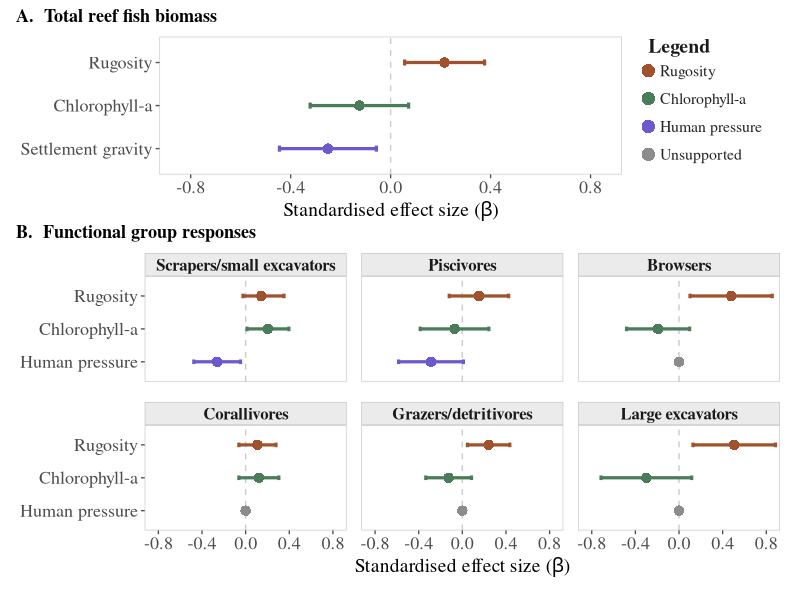
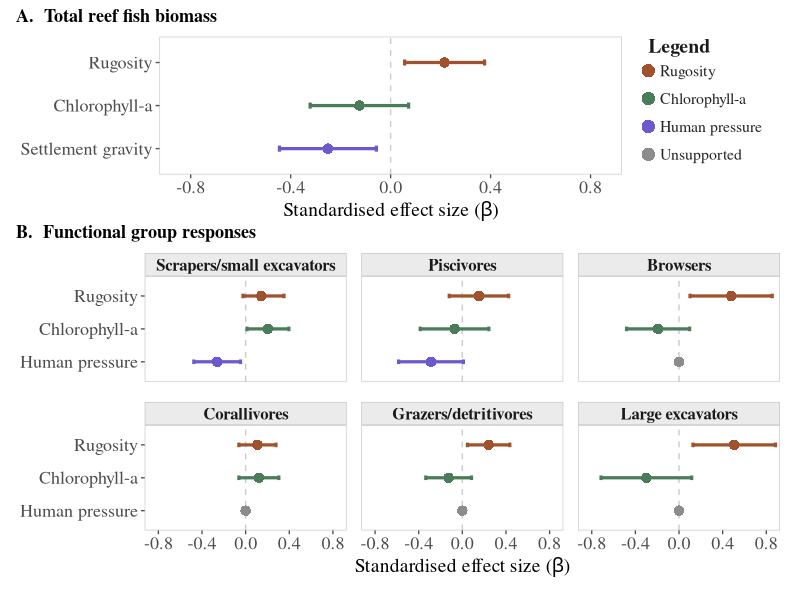
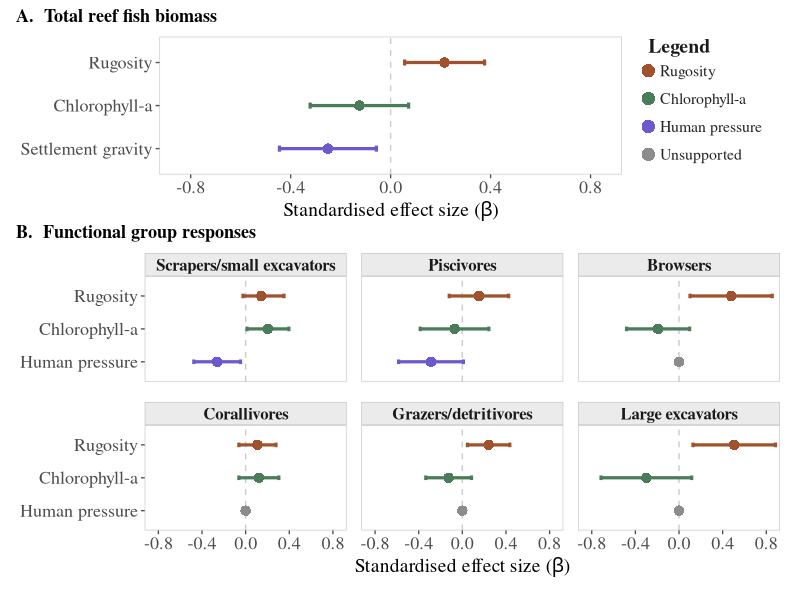

Here is the R script that generated these plots, in order:
# Packages
library(ggplot2)
library(dplyr)
library(tibble)
library(patchwork)
library(cowplot)

font <- "serif"

pred_cols <- c(
  "Rugosity"           = "#A0522D",
  "Chlorophyll-a"      = "#4A7C59",
  "Settlement gravity" = "#6A5ACD",
  "Human pressure"     = "#6A5ACD"
)

x_scale <- scale_x_continuous(
  limits = c(-0.925, 0.925),
  breaks = c(-0.8, -0.4, 0, 0.4, 0.8),
  expand = expansion(mult = c(0, 0))
)

base_panel_theme <- theme_classic(base_family = font) +
  theme(
    axis.title.x     = element_text(size = 14),
    axis.text.y      = element_text(size = 13),
    axis.text.x      = element_text(size = 13),
    axis.line        = element_blank(),
    axis.ticks       = element_line(linewidth = 0.45, color = "grey30"),
    panel.border     = element_rect(color = "grey75", fill = NA, linewidth = 0.4),
    panel.background = element_rect(fill = "white", color = NA),
    plot.background  = element_rect(fill = "white", color = NA),
    legend.position  = "none",
    plot.margin      = margin(4, 4, 4, 4),
    strip.background = element_rect(fill = "grey92", color = "grey75", linewidth = 0.4),
    strip.text       = element_text(size = 12, face = "bold", family = font,
                                    margin = margin(3, 0, 3, 0))
  )

y_order       <- c("Human pressure", "Chlorophyll-a", "Rugosity")
y_order_total <- c("Settlement gravity", "Chlorophyll-a", "Rugosity")

# 1. Total Biomass ----
total_biomass <- tribble(
  ~term,               ~beta,  ~lower,  ~upper,
  "Rugosity",           0.216,  0.056,   0.376,
  "Chlorophyll-a",     -0.125, -0.322,   0.072,
  "Settlement gravity",-0.251, -0.445,  -0.057
)

plot_total <- ggplot(total_biomass, aes(x = beta, y = term)) +
  geom_vline(xintercept = 0, linewidth = 0.5, linetype = "dashed", color = "grey80") +
  geom_errorbarh(aes(xmin = lower, xmax = upper, color = term),
                 height = 0.14, linewidth = 1.1) +
  geom_point(aes(color = term), shape = 16, size = 3.2) +
  scale_color_manual(values = pred_cols) +
  scale_y_discrete(limits = y_order_total) +
  x_scale +
  labs(x = expression("Standardised effect size (" * beta * ")"), y = NULL) +
  base_panel_theme

# 2. Scrapers ----
scrapers <- tribble(
  ~term,             ~beta,  ~lower,  ~upper,
  "Rugosity",         0.143, -0.024,   0.351,
  "Chlorophyll-a",    0.204,  0.013,   0.396,
  "Human pressure",  -0.261, -0.475,  -0.047
) |> mutate(panel = "Scrapers/small excavators")

plot_scrapers <- ggplot(scrapers, aes(x = beta, y = term)) +
  geom_vline(xintercept = 0, linewidth = 0.5, linetype = "dashed", color = "grey80") +
  geom_errorbarh(aes(xmin = lower, xmax = upper, color = term),
                 height = 0.14, linewidth = 1.1) +
  geom_point(aes(color = term), shape = 16, size = 3.2) +
  scale_color_manual(values = pred_cols) +
  scale_y_discrete(limits = y_order) +
  x_scale +
  facet_wrap(~panel) +
  labs(x = expression("Standardised effect size (" * beta * ")"), y = NULL) +
  base_panel_theme

# 3. Piscivores ----
piscivores <- tribble(
  ~term,             ~beta,  ~lower,  ~upper,
  "Rugosity",         0.152, -0.120,   0.424,
  "Chlorophyll-a",   -0.071, -0.386,   0.243,
  "Human pressure",  -0.287, -0.584,   0.010
) |> mutate(panel = "Piscivores")

plot_piscivores <- ggplot(piscivores, aes(x = beta, y = term)) +
  geom_vline(xintercept = 0, linewidth = 0.5, linetype = "dashed", color = "grey80") +
  geom_errorbarh(aes(xmin = lower, xmax = upper, color = term),
                 height = 0.14, linewidth = 1.1) +
  geom_point(aes(color = term), shape = 16, size = 3.2) +
  scale_color_manual(values = pred_cols) +
  scale_y_discrete(limits = y_order) +
  x_scale +
  facet_wrap(~panel) +
  labs(x = expression("Standardised effect size (" * beta * ")"), y = NULL) +
  base_panel_theme

# 4. Browsers ----
browsers <- tribble(
  ~term,             ~beta,  ~lower,  ~upper,  ~status,
  "Rugosity",         0.479,  0.101,   0.854,  "supported",
  "Chlorophyll-a",   -0.192, -0.481,   0.097,  "supported",
  "Human pressure",   0.000,    NA,      NA,   "unsupported"
) |> mutate(panel = "Browsers")

plot_browsers <- ggplot(browsers, aes(x = beta, y = term)) +
  geom_vline(xintercept = 0, linewidth = 0.5, linetype = "dashed", color = "grey80") +
  geom_errorbarh(
    data = filter(browsers, !is.na(lower)),
    aes(xmin = lower, xmax = upper, color = term),
    height = 0.14, linewidth = 1.1) +
  geom_point(
    data = filter(browsers, !is.na(lower)),
    aes(color = term), shape = 16, size = 3.2) +
  geom_point(
    data = filter(browsers, is.na(lower)),
    aes(x = 0), shape = 16, color = "grey55", size = 3.2) +
  scale_color_manual(values = pred_cols) +
  scale_y_discrete(limits = y_order) +
  x_scale +
  facet_wrap(~panel) +
  labs(x = expression("Standardised effect size (" * beta * ")"), y = NULL) +
  base_panel_theme

# 5. Corallivores ----
corallivores <- tribble(
  ~term,             ~beta,  ~lower,  ~upper,  ~status,
  "Rugosity",         0.108, -0.062,   0.278,  "supported",
  "Chlorophyll-a",    0.121, -0.062,   0.304,  "supported",
  "Human pressure",   0.000,    NA,      NA,   "unsupported"
) |> mutate(panel = "Corallivores")

plot_corallivores <- ggplot(corallivores, aes(x = beta, y = term)) +
  geom_vline(xintercept = 0, linewidth = 0.5, linetype = "dashed", color = "grey80") +
  geom_errorbarh(
    data = filter(corallivores, !is.na(lower)),
    aes(xmin = lower, xmax = upper, color = term),
    height = 0.14, linewidth = 1.1) +
  geom_point(
    data = filter(corallivores, !is.na(lower)),
    aes(color = term), shape = 16, size = 3.2) +
  geom_point(
    data = filter(corallivores, is.na(lower)),
    aes(x = 0), shape = 16, color = "grey55", size = 3.2) +
  scale_color_manual(values = pred_cols) +
  scale_y_discrete(limits = y_order) +
  x_scale +
  facet_wrap(~panel) +
  labs(x = expression("Standardised effect size (" * beta * ")"), y = NULL) +
  base_panel_theme

# 6. Grazer-detritivores ----
grazer_detritivores <- tribble(
  ~term,             ~beta,  ~lower,  ~upper,  ~status,
  "Rugosity",         0.241,  0.047,   0.435,  "supported",
  "Chlorophyll-a",   -0.125, -0.335,   0.084,  "supported",
  "Human pressure",   0.000,    NA,      NA,   "unsupported"
) |> mutate(panel = "Grazers/detritivores")

plot_grazers <- ggplot(grazer_detritivores, aes(x = beta, y = term)) +
  geom_vline(xintercept = 0, linewidth = 0.5, linetype = "dashed", color = "grey80") +
  geom_errorbarh(
    data = filter(grazer_detritivores, !is.na(lower)),
    aes(xmin = lower, xmax = upper, color = term),
    height = 0.14, linewidth = 1.1) +
  geom_point(
    data = filter(grazer_detritivores, !is.na(lower)),
    aes(color = term), shape = 16, size = 3.2) +
  geom_point(
    data = filter(grazer_detritivores, is.na(lower)),
    aes(x = 0), shape = 16, color = "grey55", size = 3.2) +
  scale_color_manual(values = pred_cols) +
  scale_y_discrete(limits = y_order) +
  x_scale +
  facet_wrap(~panel) +
  labs(x = expression("Standardised effect size (" * beta * ")"), y = NULL) +
  base_panel_theme

# 7. Large excavators ----
large_excavators <- tribble(
  ~term,             ~beta,  ~lower,  ~upper,  ~status,
  "Rugosity",         0.506,  0.128,   0.884,  "supported",
  "Chlorophyll-a",   -0.300, -0.715,   0.116,  "supported",
  "Human pressure",   0.000,    NA,      NA,   "unsupported"
) |> mutate(panel = "Large excavators")

plot_excavators <- ggplot(large_excavators, aes(x = beta, y = term)) +
  geom_vline(xintercept = 0, linewidth = 0.5, linetype = "dashed", color = "grey80") +
  geom_errorbarh(
    data = filter(large_excavators, !is.na(lower)),
    aes(xmin = lower, xmax = upper, color = term),
    height = 0.14, linewidth = 1.1) +
  geom_point(
    data = filter(large_excavators, !is.na(lower)),
    aes(color = term), shape = 16, size = 3.2) +
  geom_point(
    data = filter(large_excavators, is.na(lower)),
    aes(x = 0), shape = 16, color = "grey55", size = 3.2) +
  scale_color_manual(values = pred_cols) +
  scale_y_discrete(limits = y_order) +
  x_scale +
  facet_wrap(~panel) +
  labs(x = expression("Standardised effect size (" * beta * ")"), y = NULL) +
  base_panel_theme

# Legend ----
legend_data <- tibble(
  label  = c("Rugosity", "Chlorophyll-a", "Human pressure", "Unsupported"),
  colour = c("#A0522D", "#4A7C59", "#6A5ACD", "grey55"),
  y      = 4:1
)

legend_plot <- ggplot(legend_data, aes(x = 0.2, y = y, color = colour)) +
  geom_point(shape = 16, size = 4.2) +
  geom_text(aes(x = 0.38, label = label),
            color = "grey15", hjust = 0, size = 4.0, family = font) +
  annotate("text", x = 0.2, y = 4.9, label = "Legend", hjust = 0,
           fontface = "bold", size = 5.0, family = font, color = "grey10") +
  scale_color_identity() +
  scale_x_continuous(limits = c(0.1, 2.0)) +
  scale_y_continuous(limits = c(0.5, 5.0)) +
  theme_void(base_family = font) +
  theme(plot.background = element_rect(fill = "white", color = NA),
        plot.margin = margin(6, 10, 6, 6))

# Assemble ----
hide_y <- theme(axis.text.y = element_blank(), axis.ticks.y = element_blank())
hide_x <- theme(axis.title.x = element_blank(), axis.text.x = element_blank(),
                axis.ticks.x = element_blank())

row1 <- (plot_scrapers   + hide_x + theme(plot.margin = margin(4,4,8,4))) |
  (plot_piscivores + hide_y + hide_x + theme(plot.margin = margin(4,4,8,4))) |
  (plot_browsers   + hide_y + hide_x + theme(plot.margin = margin(4,4,8,4)))

row2 <- (plot_corallivores + theme(axis.title.x = element_blank())) |
  (plot_grazers      + hide_y) |
  (plot_excavators   + hide_y + theme(axis.title.x = element_blank()))

panel_b <- (row1 / row2) + plot_layout(heights = c(1, 1))

top_row <- wrap_elements(full =
                           (plot_total | legend_plot) +
                           plot_layout(widths = c(3.4, 1)))

fig3_notags <- (top_row / wrap_elements(full = panel_b)) +
  plot_layout(heights = c(1, 1.7)) &
  theme(plot.margin = margin(t = 15, r = 5, b = 5, l = 5))

fig3 <- ggdraw(fig3_notags) +
  draw_label("A.  Total reef fish biomass",
             x = 0.02, y = 0.985, hjust = 0, vjust = 1,
             fontface = "bold", size = 13, fontfamily = font) +
  draw_label("B.  Functional group responses",
             x = 0.02, y = 0.625, hjust = 0, vjust = 1,
             fontface = "bold", size = 13, fontfamily = font)

fig3

ggsave("fig3_revised.pdf", fig3, width = 10, height = 7.5,
       units = "in", bg = "white", useDingbats = FALSE)
ggsave("fig3_revised.png", fig3, width = 10, height = 7.5,
       units = "in", dpi = 96, bg = "white")
cat("Figure saved\n")
